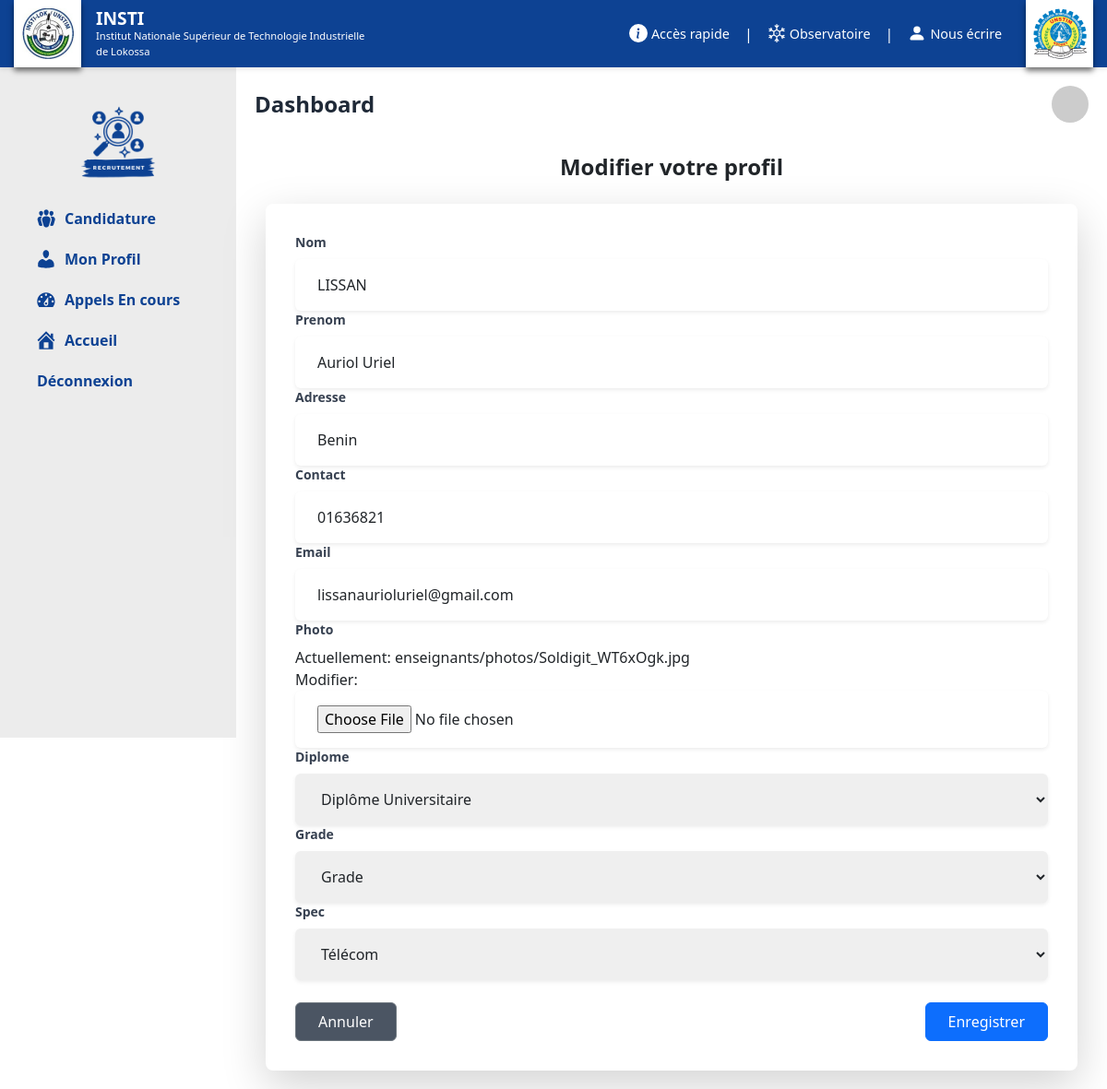
Page /up/ (signed in) on the committed database.
### recruit/models.py (models this page shows, shortened)
class Enseignant(models.Model):
  created_by = models.OneToOneField(User, primary_key=True ,on_delete=models.CASCADE)
  nom = models.CharField(max_length=255, blank=False, null=False)
  prenom = models.CharField(max_length=255, blank=False, null=False)
  adresse = models.CharField(max_length=255, blank=False, null=False)
  contact = models.CharField(max_length=8, validators=[RegexValidator(regex=r'^\d+$', message='Uniquement des chiffres'),], blank=False, null=False)
  email = models.EmailField(blank=False, null=False, unique=True)
  photo = models.ImageField(upload_to='enseignants/photos/', blank=False, null=True)
  diplome = models.ForeignKey(Parametre,  on_delete=models.CASCADE, related_name='enseignant_diplome', limit_choices_to={"type": "dip"}, blank=False)
  grade = models.ForeignKey(Parametre,  on_delete=models.CASCADE, related_name='enseignant_grade', limit_choices_to={"type": "gde"}, blank=False)
  spec = models.ForeignKey(Specialite, on_delete=models.CASCADE, blank=False)
  class Meta:
    verbose_name = "Enseignant"
    verbose_name_plural = "Enseignants"
    unique_together = ["nom", "prenom"]

### recruit/views.py (the view)
# urls.py: path("up/", views.update_profil, name="update"),
@login_required
def update_profil(request:HttpRequest):
  if request.user.groups.filter(name='Evaluateur').exists():
    correct_view = EvaluateurUpdateView.as_view()
  elif request.user.groups.filter(name='Enseignant').exists():
    correct_view = EnseignantUpdateView.as_view()
  elif request.user.groups.filter(name='Ecole').exists():
    correct_view = EcoleUpdateView.as_view()
  else:
    return HttpResponse("Vous n'êtes pas autorisé à accéder à cette page", status=403)
  return correct_view(request)

### recruit/models.py (called while the page is built)
  def __str__(self):
    return self.titre

  def __str__(self):
    return self.intitule

### recruit/templatetags/custom_filters.py (called while the page is built)
@register.filter(name='add_class')
def add_class(field, css_class):
    return field.as_widget(attrs={"class": css_class})

### recruit/views.py (called while the page is built)
  def get_object(self, queryset=None):
    return get_object_or_404(Enseignant, created_by=self.request.user)

### recruit/templates/up.html (shortened to what this page needs)
{% extends "dashboard.html" %}
{% load custom_filters %}
{% load static %}
{% block contents %}
<div class="container mx-auto mt-8">
  <h1 class="text-2xl font-semibold text-[#0d47a1] text-center mb-6">Modifier votre profil</h1>
  <form method="post" enctype="multipart/form-data" class="bg-white p-8 rounded-lg shadow-lg max-w-4xl mx-auto">
    {% for field in form %}
    <div class="form-group">
      <label for="{{ field.id_for_label }}" class="block text-sm font-bold text-gray-700 mb-2">
        {{ field.label }}
      </label>
      <div class="relative">
        {{ field|add_class:"w-full border-gray-300 rounded-md shadow-sm focus:ring-blue-500 focus:border-blue-500 py-3 px-4" }}
      </div>
    </div>
    {% endfor %}
    <div class="form-buttons flex justify-between mt-6">
      <a href="{% url 'recruit:profil' %}" class="btn btn-secondary py-2 px-6 text-white rounded-md bg-gray-600 hover:bg-gray-700 transition-all duration-300">
        Annuler
      </a>
      <button type="submit" class="btn btn-primary py-2 px-6 text-white rounded-md bg-[#0d47a1] hover:bg-[#1565c0] transition-all duration-300">
        Enregistrer
      </button>
    </div>
  </form>
</div>
{% endblock %}

### rows in the picture
Enseignant: form "LISSAN" "Auriol Uriel" "Benin" "01636821" "lissanaurioluriel@gmail.com" "Diplôme Universitaire" "Grade" "Télécom"

### other values in the picture
{{ field.label }} "Nom" "Prenom" "Adresse" "Contact" "Email" "Photo" "Diplome" "Grade" "Spec"
